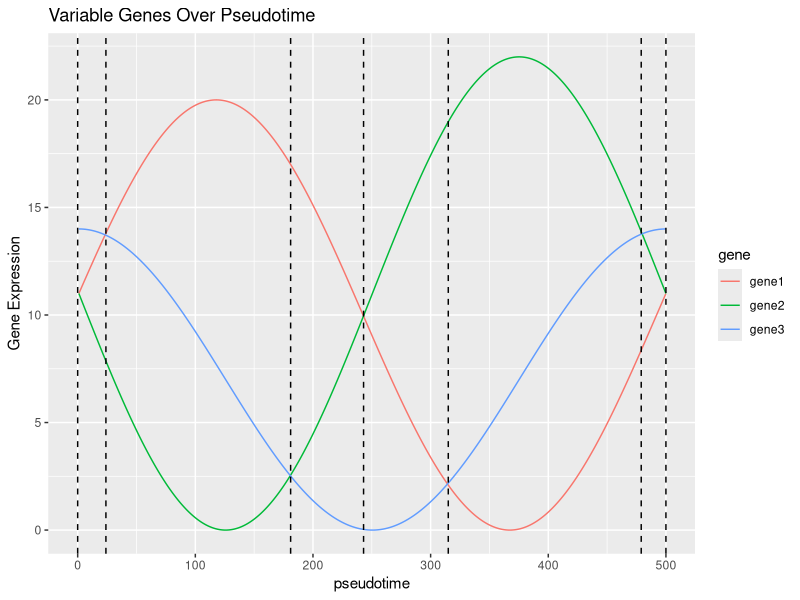

Write the R code that produced this figure.
## ---- chunk 1
knitr::opts_chunk$set(
    collapse = TRUE,
    comment = "#>"
)
## ---- chunk 2
library(ggplot2)
library(reshape2)
## ---- chunk 3
# Adapted from
# https://codepal.ai/code-generator/query/n4dEA6I9/plot-sine-wave-ggplot2-r
x <- seq(0, 2 * pi, length.out = 500)
gene1_expr <- 10 * (sin(x + 0.1) + 1)
gene2_expr <- 11 * (sin(x - pi) + 1)
gene3_expr <- 7 * (sin(x + pi / 2) + 1)


genes <- data.frame(gene1 = gene1_expr, gene2 = gene2_expr, gene3 = gene3_expr)
genes_melt <- melt(t(genes), varnames = c("gene", "x"))
genes_melt$x <- as.numeric(genes_melt$x)
## ---- chunk 4
#| fig.alt: >
#|   Plot showing gene expression varying over time for three genes, with lines
#|   marking different areas which can be uniquely identified by the rank-order
#|   of the expression of the genes.
ggplot(genes_melt, aes = aes()) +
    geom_line(aes(x = x, y = value, color = gene)) +
    geom_vline(xintercept = 0, linetype = "dashed") +
    geom_vline(xintercept = 24, linetype = "dashed") +
    geom_vline(xintercept = 181, linetype = "dashed") +
    geom_vline(xintercept = 243, linetype = "dashed") +
    geom_vline(xintercept = 315, linetype = "dashed") +
    geom_vline(xintercept = 479, linetype = "dashed") +
    geom_vline(xintercept = 500, linetype = "dashed") +
    labs(
        x = "pseudotime",
        y = "Gene Expression",
        title = "Variable Genes Over Pseudotime"
    )
## ---- chunk 5
sessionInfo()
